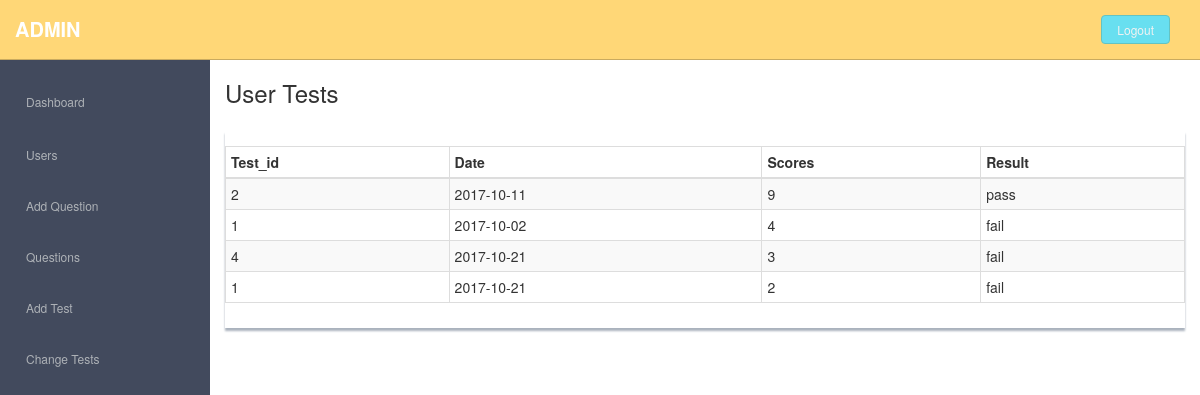
The page /admin/tests.php?id=1 (signed in) on the database its author committed.
### tables this page shows
CREATE TABLE `test` (
  `test_id` int(11) NOT NULL,
  `user_id` int(11) NOT NULL,
  `score` int(11) NOT NULL,
  `status` varchar(10) NOT NULL,
  `date` date NOT NULL
);

### admin/tests.php (the view, shortened to what this page needs)
<?php
if($_SESSION['admin_id'] == ''){
 header('Location: login.php');
} else{
include('head.php');
$id = $_GET['id'];
require_once('../database.php');
$query = 'select * from test where user_id = :id order by score desc';
$statement = $db->prepare($query);
$statement->bindValue(':id', $id);
$statement->execute();
$tests = $statement->fetchAll();
?>
  <body>
  <section id="container" >
       <?php
include('include/topbar.php');
			include('include/sidebar.php');
			?>
      <section id="main-content">
          <section class="wrapper">
          	<h3>User Tests</h3>
		  		<div class="row mt">
			  		<div class="col-lg-12">
                      <div class="content-panel">
                          <section id="unseen">
                            <table class="table table-bordered table-striped table-condensed">
                              <thead>
                              <tr>
                                  <th>Test_id</th>
                                  <th>Date</th>
                                  <th class="numeric">Scores</th>
                                  <th class="numeric">Result</th>
                              </tr>
                              </thead>
                              <tbody>
					<?php
					foreach($tests as $test){
					?>
                                 <tr>
                                  <td> <?php echo $test['test_id']; ?> </td>
                                  <td><?php echo $test['date']; ?></td>
                                  <td class="numeric"><?php echo $test['score']; ?></td>
                                  <td class="numeric"><?php echo $test['status']; ?></td>
                              </tr>
						<?php
}
}?>
                           </tbody>
                          </table>
                          </section>
                  </div>
               </div>
		  	</div>
		</section><! --/wrapper -->
      </section>
  </section>
  </body>
</html>

### admin/assets/css/style.css (style rules this page uses)
body { color: #797979; background: #f2f2f2; font-family: 'Ruda', sans-serif; padding: 0px !important; margin: 0px !important; font-size:13px; }
#container { width: 100%; height: 100%; }
.mt { margin-top: 25px; }
#main-content { margin-left: 210px; }
.wrapper { display: inline-block; margin-top: 60px; padding-left: 15px; padding-right: 15px; padding-bottom: 15px; padding-top: 0px; width: 100%; }
.content-panel { background: #ffffff; box-shadow: 0px 3px 2px #aab2bd; padding-top: 15px; padding-bottom: 5px; }

### rows shown on the page
test: test "2", date "2017-10-11", score "9", status "pass"
test: test "1", date "2017-10-02", score "4", status "fail"
test: test "4", date "2017-10-21", score "3", status "fail"
test: test "1", date "2017-10-21", score "2", status "fail"
